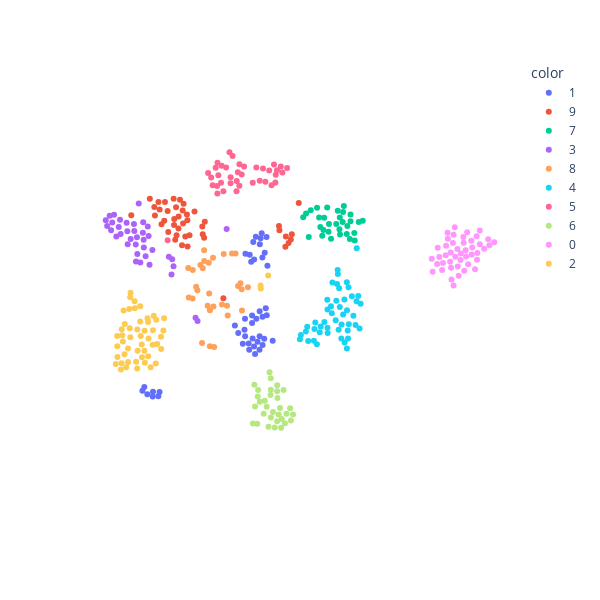

The notebook cell this image was saved under:
### Code cell
res = jaxsne.sne(data)
x, y = res.T
px.scatter(x=x, y=y, color=data_class).update_layout(
    width=600,
    height=600,
    xaxis_scaleanchor="y",
    plot_bgcolor="rgba(0,0,0,0)",
    xaxis_visible=False,
    yaxis_visible=False,
)
